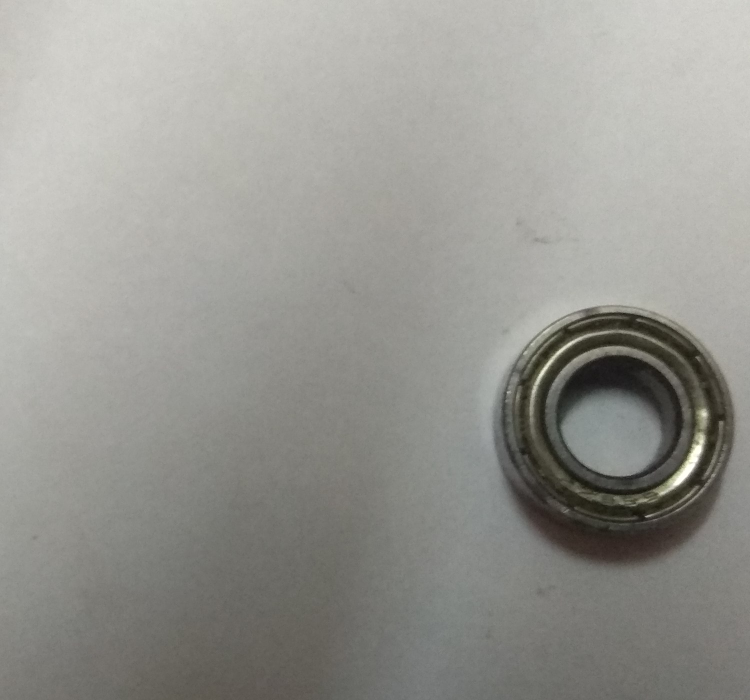
#> input picture image_augmentation/bearing/7.png, 1500 x 1400 px, found by its file name (shown at 1/2 size)
$ python mask.py   (older library calls are emulated)
#> lines starting #> are read from the running program, lines starting #| are printed output that depends on the picture; after the words box and inside, x2 and y2 are one past the last pixel; in counts of white or black regions, pixels touching at a corner belong together
from __future__ import division, print_function, unicode_literals
import tensorflow as tf
import matplotlib
import matplotlib.pyplot as plt
import matplotlib.image as mpimg
import matplotlib.gridspec as gridspec
import numpy as np
import os
import cv2
from math import floor, ceil, pi
import re
from time import time
from time import sleep
from PIL import Image


img = cv2.imread('./cropimgs_png/7.png')
#> img is the input picture: shape (1400, 1500, 3); mean B, G, R 145.1, 150.3, 150.7
gray = cv2.cvtColor(img, cv2.COLOR_BGR2GRAY)
gray = cv2.medianBlur(gray,5)
gray = cv2.dilate(gray, None, iterations=10)
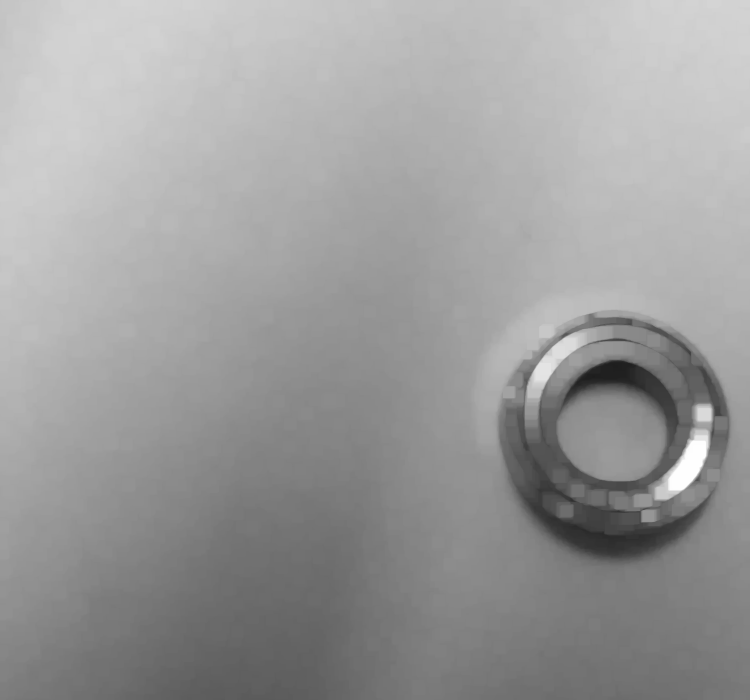
#> gray: shape (1400, 1500) (shown at 1/2 size); min 28, max 254, mean 156.3
gray = cv2.erode(gray, None, iterations=10)
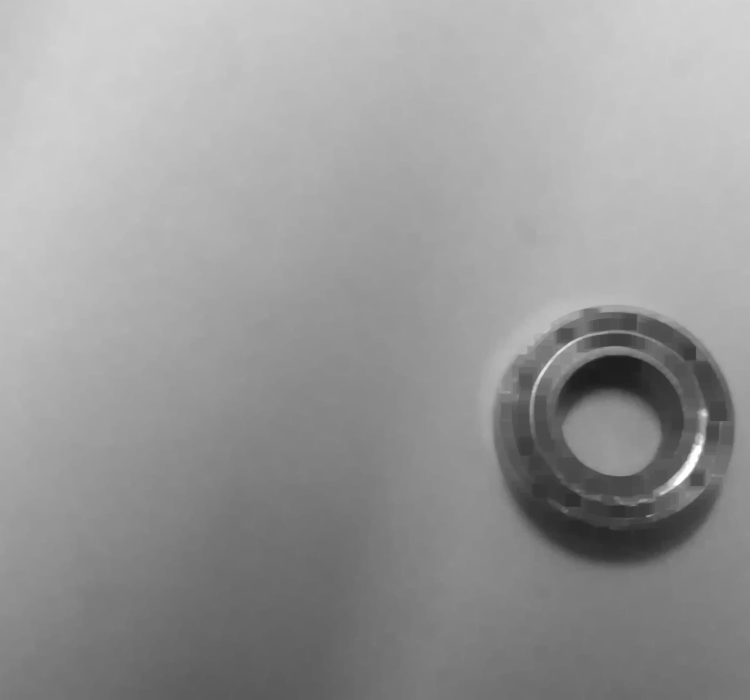
#> gray: shape (1400, 1500) (shown at 1/2 size); min 28, max 254, mean 152.3


#ret,thresh1 = cv2.threshold(gray,127,255,cv2.THRESH_BINARY)
th2 = cv2.adaptiveThreshold(gray,255,cv2.ADAPTIVE_THRESH_MEAN_C,cv2.THRESH_BINARY,11,2)
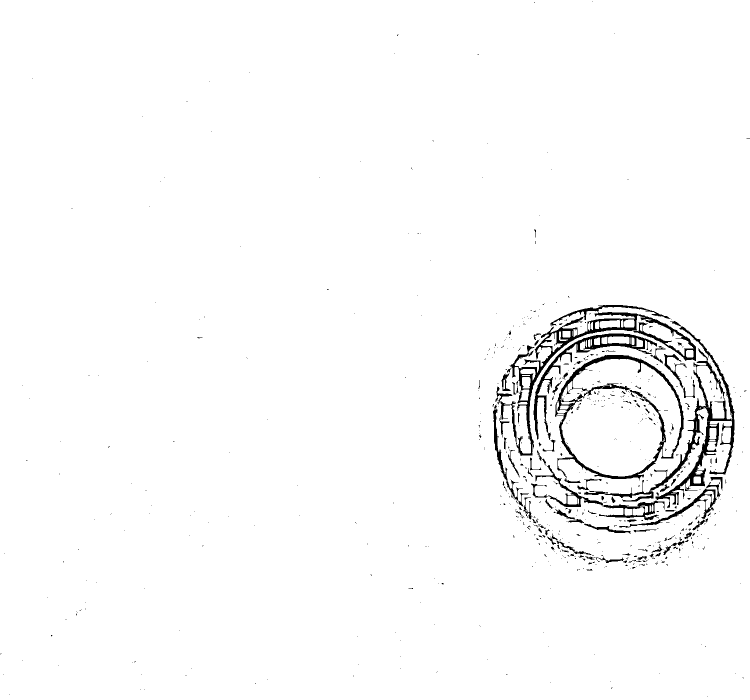
#> th2: shape (1400, 1500) (shown at 1/2 size); 97.8% white; 700 black regions (610 under 20 px), largest, box (x1, y1, x2, y2) and area: (991, 610, 1392, 912) 10324, (1209, 642, 1469, 1016) 9244, (1110, 710, 1368, 966) 7007
th3 = cv2.adaptiveThreshold(th2,255,cv2.ADAPTIVE_THRESH_GAUSSIAN_C,cv2.THRESH_BINARY,11,2)
#> th3: shape (1400, 1500); 97.8% white; 700 black regions (610 under 20 px)

ims, cnts, hierarchys = cv2.findContours(th3.copy(), cv2.RETR_TREE,cv2.CHAIN_APPROX_SIMPLE)
#> cnts = 1070 contours, 890 with area under 20; largest, box (x1, y1, x2, y2) and area: (0, 0, 1500, 1400) 2097088, (1109, 709, 1369, 962) 49374, (1123, 718, 1362, 953) 41857, (992, 623, 1393, 913) 13564, (1208, 652, 1470, 1017) 11694
print(len(cnts))
#| 1070
c = max(cnts, key=cv2.contourArea)
#> c = contour of 9 points, box (x1, y1, x2, y2) (0, 0, 1500, 1400), area 2097088
cv2.drawContours(img, cnts, -1, (0,255,0), 5)
epsilon = 0.1*cv2.arcLength(c,True)
#> epsilon = 580.9
approx = cv2.approxPolyDP(c,epsilon,True)
#> approx = [[0, 0], [0, 1399], [1499, 1399], [1499, 0]]
hull = cv2.convexHull(c)
#> hull = [[1499, 0], [1499, 1399], [0, 1399], [0, 0]]
x,y,w,h = cv2.boundingRect(c)
#> x = 0; y = 0; w = 1500; h = 1400
print(x,y,w,h)
#| 0 0 1500 1400
cv2.rectangle(img,(x,y),(x+w,y+h),(255,0,0),5)
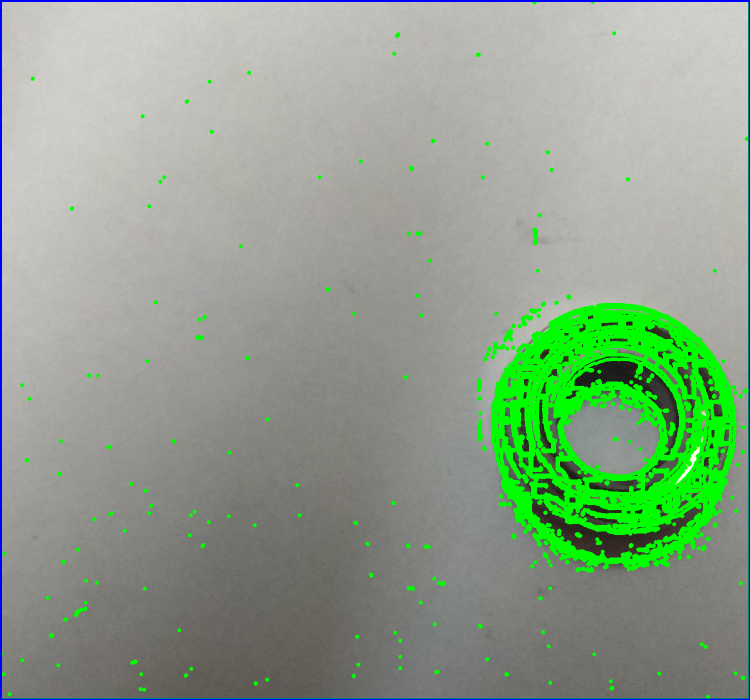
#> img: shape (1400, 1500, 3) (shown at 1/2 size); mean B, G, R 140.3, 160.6, 142.7

# [5 lines of commented-out code are left out]

cv2.namedWindow('Test Image', cv2.WINDOW_NORMAL)
cv2.resizeWindow('Test Image' , 500,500)
cv2.imshow('Test Image',img)
#cv2.imshow('Test Image',img)

k = cv2.waitKey(0) & 0xFF
#> (key Esc is pressed here)
if k == 27:
	pass
	cv2.destroyAllWindows()

$ run again, with image_augmentation/bearing/0.png copied over image_augmentation/bearing/7.png
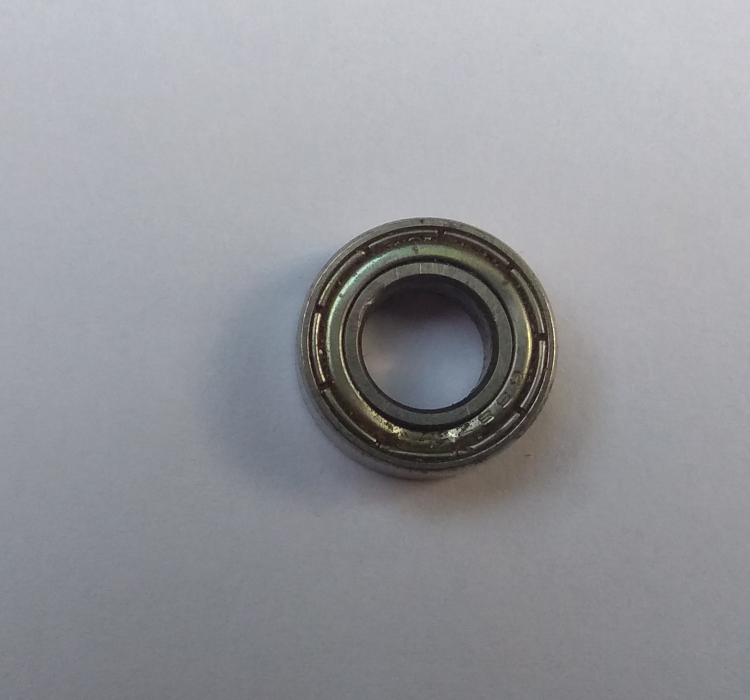
#> input picture image_augmentation/bearing/0.png, 1500 x 1400 px, found by its file name (shown at 1/2 size)
#> img is the input picture: shape (1400, 1500, 3); mean B, G, R 154.3, 149.8, 148.7
#> `th2 = cv2.adaptiveThreshold(gray,255,cv2.ADAPTIVE_THRESH_MEAN_C,cv2.TH..`:
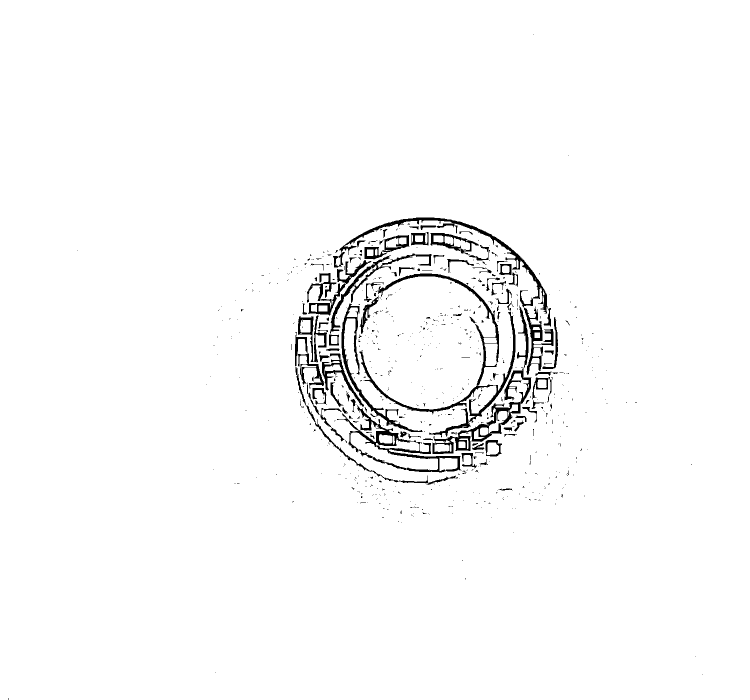
#> th2: shape (1400, 1500) (shown at 1/2 size); 97.6% white; 715 black regions (609 under 20 px)
#> cnts = 979 contours, 798 with area under 20; largest, box (x1, y1, x2, y2) and area: (0, 0, 1500, 1400) 2097094, (717, 546, 1032, 846) 7674, (673, 811, 922, 946) 7463, (864, 734, 1063, 909) 6786, (678, 434, 1096, 628) 5118
#| 979
#> c = contour of 9 points, box (x1, y1, x2, y2) (0, 0, 1500, 1400), area 2097094
#> epsilon = 580.3
#> approx = [[0, 0], [0, 1399], [1499, 1399], [1499, 0]]
#> hull = [[1499, 0], [1499, 1399], [0, 1399], [0, 0]]
#> x = 0; w = 1500; h = 1400
#| 0 0 1500 1400
#> `cv2.rectangle(img,(x,y),(x+w,y+h),(255,0,0),5)`:
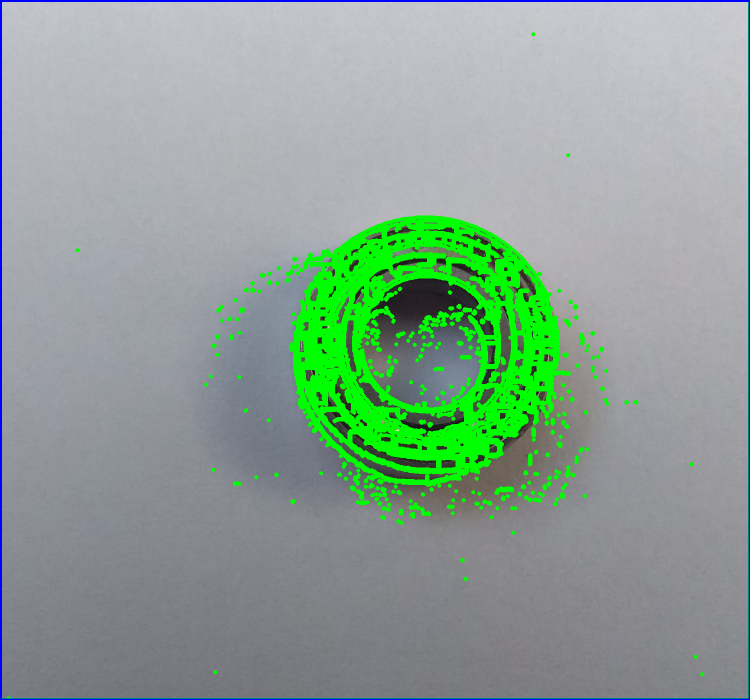
#> img: shape (1400, 1500, 3) (shown at 1/2 size); mean B, G, R 149, 161.3, 140.4

$ run again, with image_augmentation/bearing/1.png copied over image_augmentation/bearing/7.png
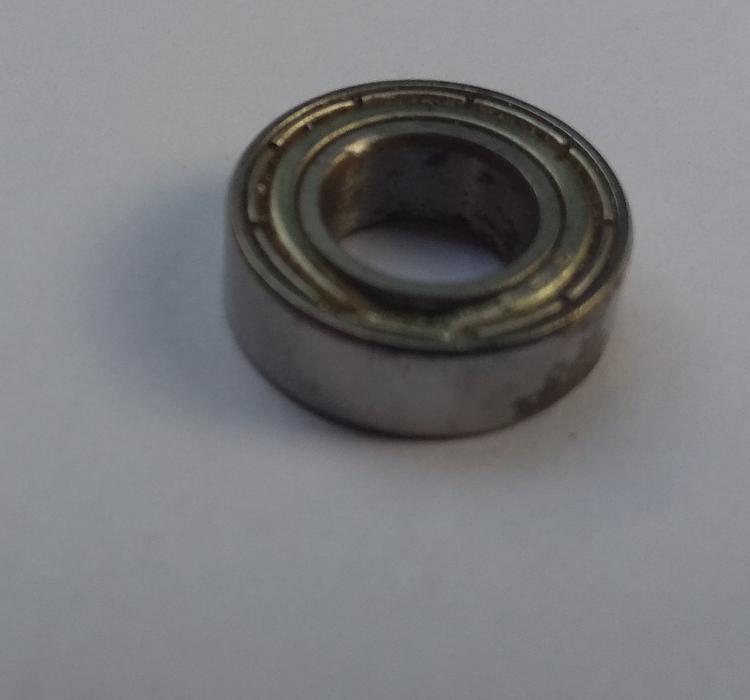
#> input picture image_augmentation/bearing/1.png, 1500 x 1400 px, found by its file name (shown at 1/2 size)
#> img is the input picture: shape (1400, 1500, 3); mean B, G, R 123.8, 121, 120.7
#> `th2 = cv2.adaptiveThreshold(gray,255,cv2.ADAPTIVE_THRESH_MEAN_C,cv2.TH..`:
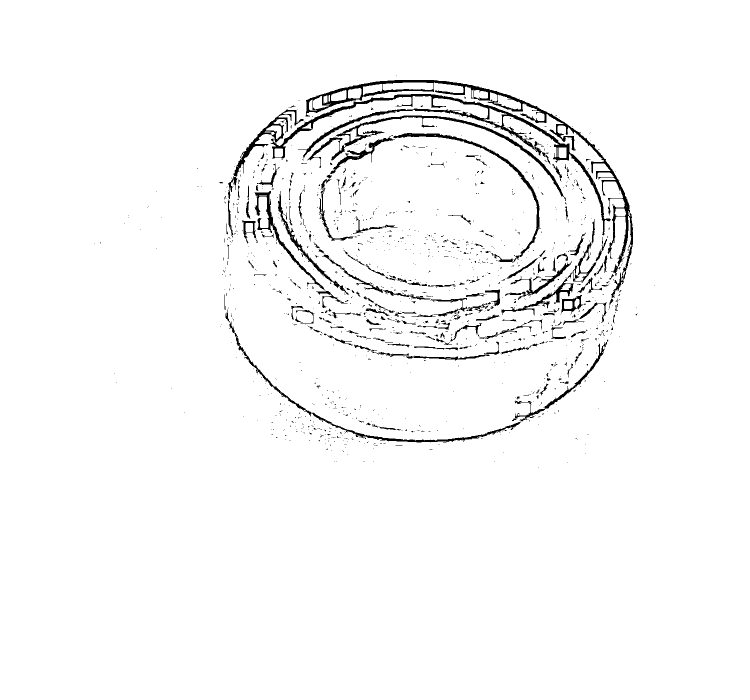
#> th2: shape (1400, 1500) (shown at 1/2 size); 97.1% white; 1329 black regions (1143 under 20 px)
#> cnts = 1952 contours, 1655 with area under 20; largest, box (x1, y1, x2, y2) and area: (0, 0, 1500, 1400) 2097101, (610, 159, 1267, 560) 16958, (540, 187, 1223, 472) 11694, (671, 230, 1129, 395) 4036, (786, 265, 1080, 521) 3069
#| 1952
#> c = [[0, 0], [0, 1399], [1499, 1399], [1499, 0]]
#> epsilon = 579.6
#> approx = [[0, 0], [0, 1399], [1499, 1399], [1499, 0]]
#> hull = [[1499, 0], [1499, 1399], [0, 1399], [0, 0]]
#> x = 0; w = 1500; h = 1400
#| 0 0 1500 1400
#> `cv2.rectangle(img,(x,y),(x+w,y+h),(255,0,0),5)`:
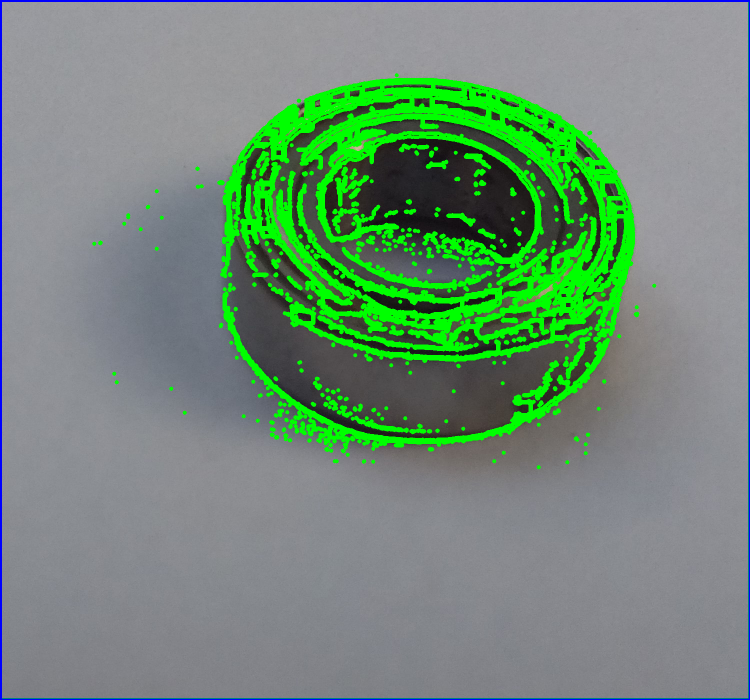
#> img: shape (1400, 1500, 3) (shown at 1/2 size); mean B, G, R 118.6, 140, 112.1

$ run again, with image_augmentation/bearing/2.png copied over image_augmentation/bearing/7.png
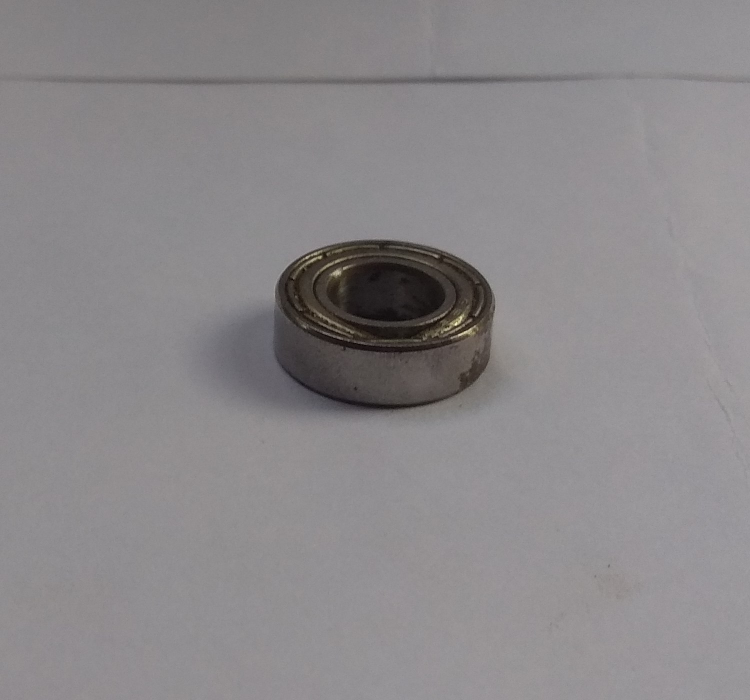
#> input picture image_augmentation/bearing/2.png, 1500 x 1400 px, found by its file name (shown at 1/2 size)
#> img is the input picture: shape (1400, 1500, 3); mean B, G, R 138, 135.9, 138.8
#> `th2 = cv2.adaptiveThreshold(gray,255,cv2.ADAPTIVE_THRESH_MEAN_C,cv2.TH..`:
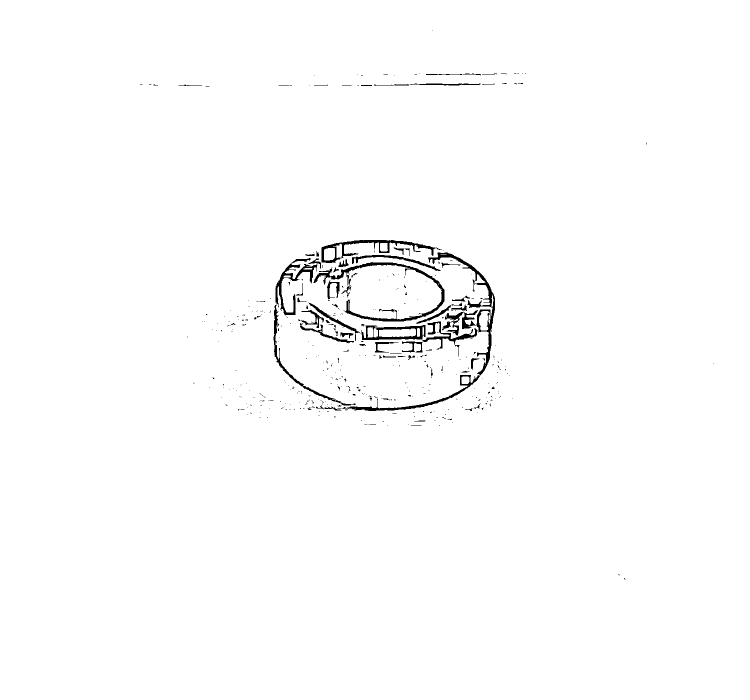
#> th2: shape (1400, 1500) (shown at 1/2 size); 98.8% white; 450 black regions (383 under 20 px), largest, box (x1, y1, x2, y2) and area: (683, 505, 990, 822) 4707, (627, 524, 889, 643) 3356, (643, 480, 871, 526) 2171
#> th3: shape (1400, 1500); 98.8% white; 450 black regions (383 under 20 px)
#> cnts = 614 contours, 498 with area under 20; largest, box (x1, y1, x2, y2) and area: (0, 0, 1500, 1400) 2097101, (855, 504, 991, 752) 4262, (626, 523, 890, 644) 4090, (642, 479, 872, 527) 3331, (722, 649, 852, 681) 3300
#| 614
#> c = [[0, 0], [0, 1399], [1499, 1399], [1499, 0]]
#> epsilon = 579.6
#> approx = [[0, 0], [0, 1399], [1499, 1399], [1499, 0]]
#> hull = [[1499, 0], [1499, 1399], [0, 1399], [0, 0]]
#> x = 0; w = 1500; h = 1400
#| 0 0 1500 1400
#> `cv2.rectangle(img,(x,y),(x+w,y+h),(255,0,0),5)`:
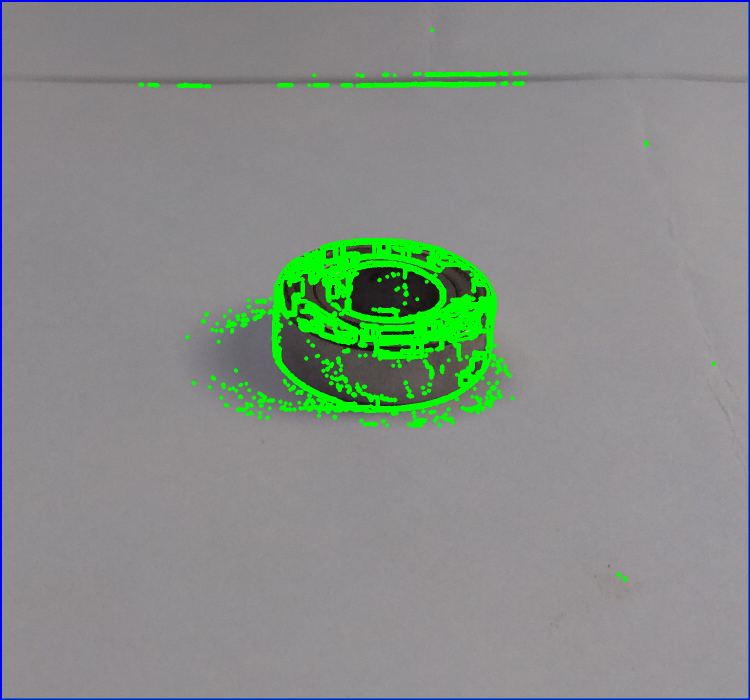
#> img: shape (1400, 1500, 3) (shown at 1/2 size); mean B, G, R 135.8, 142.3, 133.8
